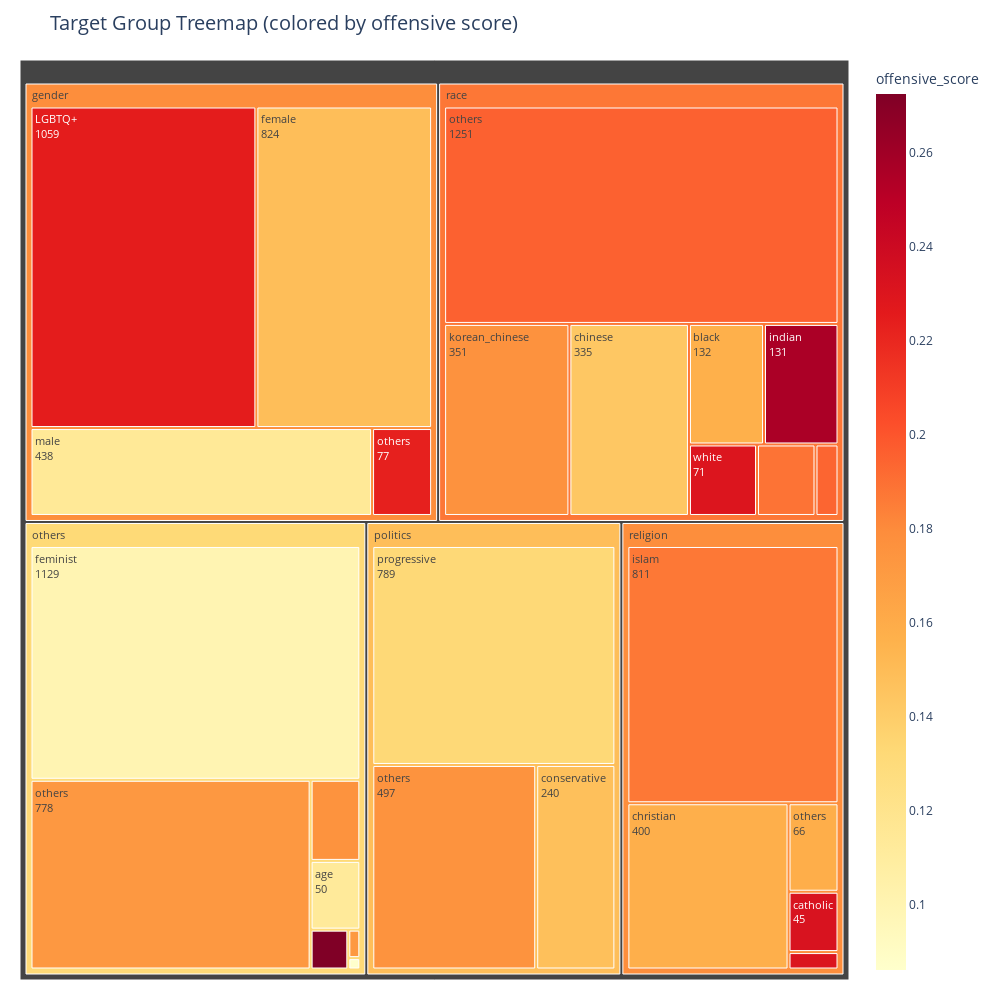

Here is the notebook cell this chart was saved with:
### Code cell
import pandas as pd
import plotly.express as px

# 데이터 로딩 및 전처리
from module.df.data_loader import get_target_group_df
df = get_target_group_df()

# 2. 에러 방지: 빈 subgroup 제거
df = df[df['subgroup'].notna()]
df = df[df['subgroup'].str.strip() != ""]

fig = px.treemap(
    df,
    path=['category', 'subgroup'],
    values='count',
    color='offensive_score',
    color_continuous_scale='YlOrRd',
    title='Target Group Treemap (colored by offensive score)',
    hover_data=['count', 'offensive_score']
)

fig.update_traces(
    tiling=dict(packing="squarify"),
    textinfo="label+value"
)

fig.update_layout(
    width=1000,
    height=1000,
    margin=dict(t=60, l=20, r=20, b=20),
    uniformtext=dict(minsize=10, mode='hide'),
    title_font_size=20
    textfont=dict(size=16)  # 👉 글씨 크기 설정
)

fig.show()

### Figure 1 — Plotly figure (JSON) as saved in the notebook; plotly's stock layout.template omitted (floating-point values rounded to 4 significant figures)
{"data": [{"branchvalues": "total", "customdata": [[59.0, 0.1757], [335.0, 0.1434], [132.0, 0.1574], [351.0, 0.1762], [22.0, 0.2724], [811.0, 0.1869], [1059.0, 0.2252], [497.0, 0.1758], [824.0, 0.1488], [24.0, 0.1941], [50.0, 0.1127], [400.0, 0.1578], [438.0, 0.1143], [1129.0, 0.09992], [13.0, 0.2307], [45.0, 0.2325], [66.0, 0.1588], [2.0, 0.08625], [5.0, 0.1718], [1251.0, 0.1955], [789.0, 0.1325], [71.0, 0.2301], [61.0, 0.189], [778.0, 0.1724], [77.0, 0.2233], [240.0, 0.1477], [131.0, 0.2559], [2045.0, 0.132], [2356.0, 0.1873], [1335.0, 0.1788], [2398.0, 0.1786], [1526.0, 0.149]], "domain": {"x": [0, 1], "y": [0, 1]}, "hovertemplate": "labels=%{label}<br>count=%{customdata[0]}<br>parent=%{parent}<br>id=%{id}<br>offensive_score=%{color}<extra></extra>", "ids": ["others/socioeconomic_status", "race/chinese", "race/black", "race/korean_chinese", "others/disability", "religion/islam", "gender/LGBTQ+", "politics/others", "gender/female", "race/asian", "others/age", "religion/christian", "gender/male", "others/feminist", "religion/buddhism", "religion/catholic", "religion/others", "others/physical_appearance", "others/disease", "race/others", "politics/progressive", "race/white", "race/southeast_asian", "others/others", "gender/others", "politics/conservative", "race/indian", "others", "race", "religion", "gender", "politics"], "labels": ["socioeconomic_status", "chinese", "black", "korean_chinese", "disability", "islam", "LGBTQ+", "others", "female", "asian", "age", "christian", "male", "feminist", "buddhism", "catholic", "others", "physical_appearance", "disease", "others", "progressive", "white", "southeast_asian", "others", "others", "conservative", "indian", "others", "race", "religion", "gender", "politics"], "marker": {"coloraxis": "coloraxis", "colors": [0.1757, 0.1434, 0.1574, 0.1762, 0.2724, 0.1869, 0.2252, 0.1758, 0.1488, 0.1941, 0.1127, 0.1578, 0.1143, 0.09992, 0.2307, 0.2325, 0.1588, 0.08625, 0.1718, 0.1955, 0.1325, 0.2301, 0.189, 0.1724, 0.2233, 0.1477, 0.2559, 0.132, 0.1873, 0.1788, 0.1786, 0.149]}, "name": "", "parents": ["others", "race", "race", "race", "others", "religion", "gender", "politics", "gender", "race", "others", "religion", "gender", "others", "religion", "religion", "religion", "others", "others", "race", "politics", "race", "race", "others", "gender", "politics", "race", "", "", "", "", ""], "textinfo": "label+value", "tiling": {"packing": "squarify"}, "type": "treemap", "values": [59.0, 335.0, 132.0, 351.0, 22.0, 811.0, 1059.0, 497.0, 824.0, 24.0, 50.0, 400.0, 438.0, 1129.0, 13.0, 45.0, 66.0, 2.0, 5.0, 1251.0, 789.0, 71.0, 61.0, 778.0, 77.0, 240.0, 131.0, 2045.0, 2356.0, 1335.0, 2398.0, 1526.0]}], "layout": {"coloraxis": {"colorbar": {"title": {"text": "offensive_score"}}, "colorscale": [[0, "rgb(255,255,204)"], [0.125, "rgb(255,237,160)"], [0.25, "rgb(254,217,118)"], [0.375, "rgb(254,178,76)"], [0.5, "rgb(253,141,60)"], [0.625, "rgb(252,78,42)"], [0.75, "rgb(227,26,28)"], [0.875, "rgb(189,0,38)"], [1, "rgb(128,0,38)"]]}, "height": 1000, "legend": {"tracegroupgap": 0}, "margin": {"b": 20, "l": 20, "r": 20, "t": 60}, "title": {"font": {"size": 20}, "text": "Target Group Treemap (colored by offensive score)"}, "uniformtext": {"minsize": 10, "mode": "hide"}, "width": 1000}}
